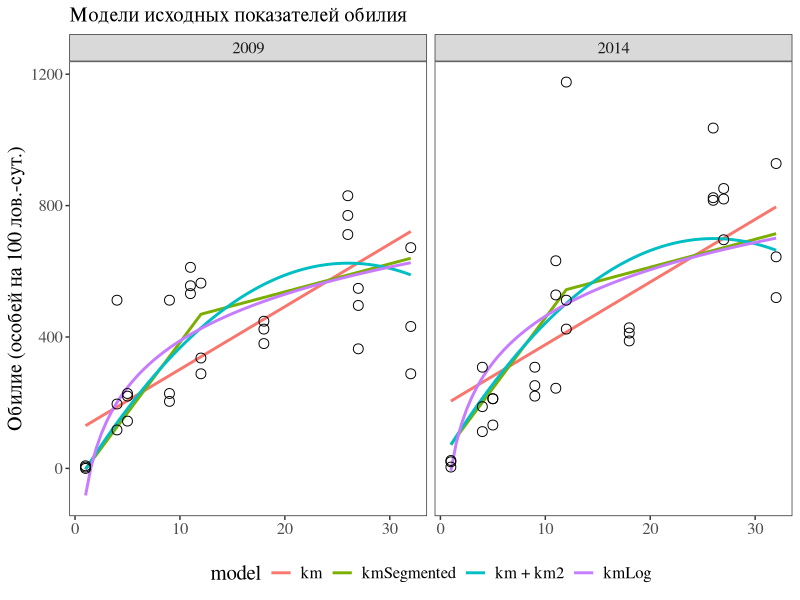
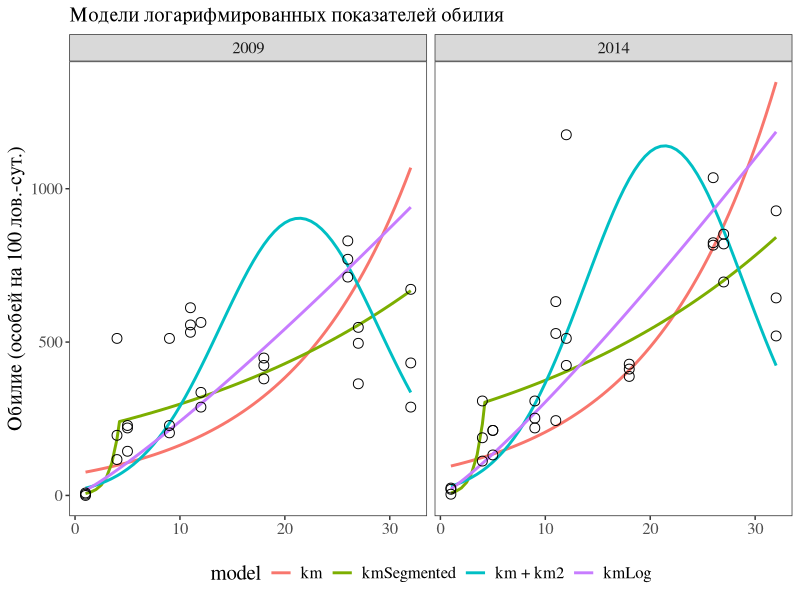
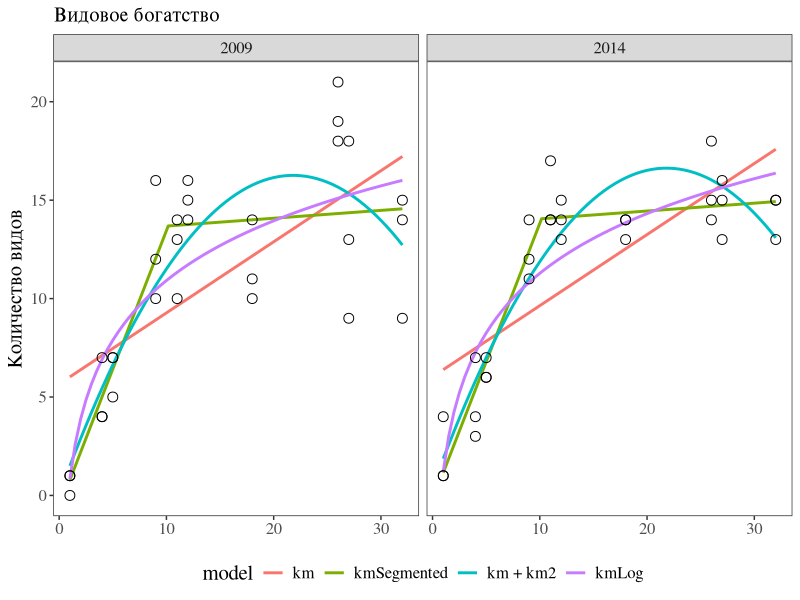
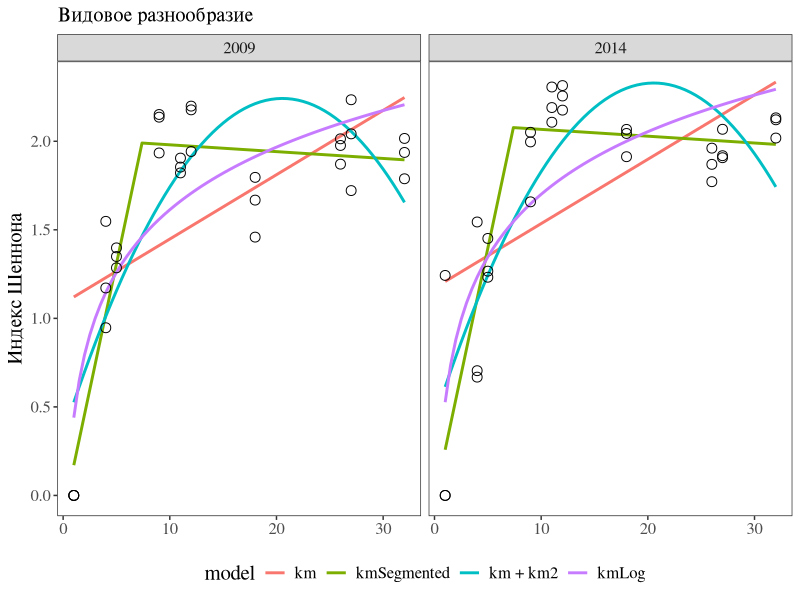
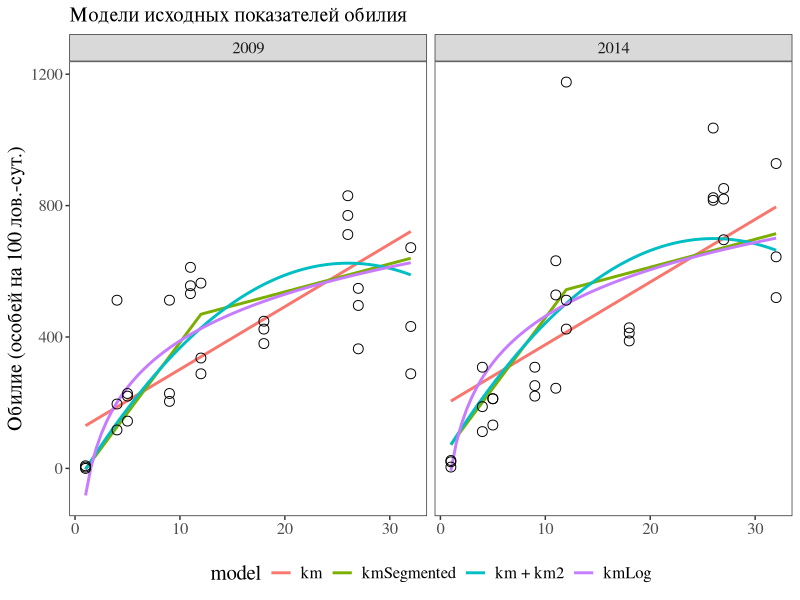
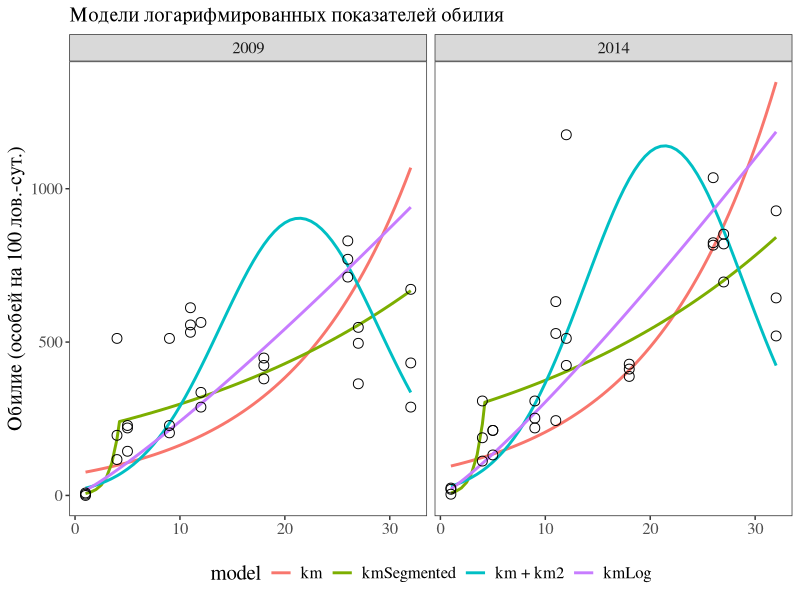
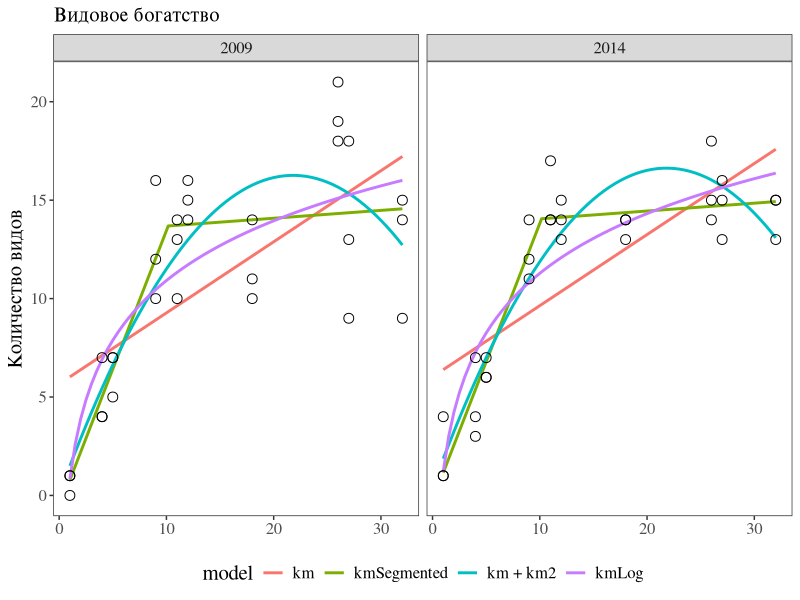
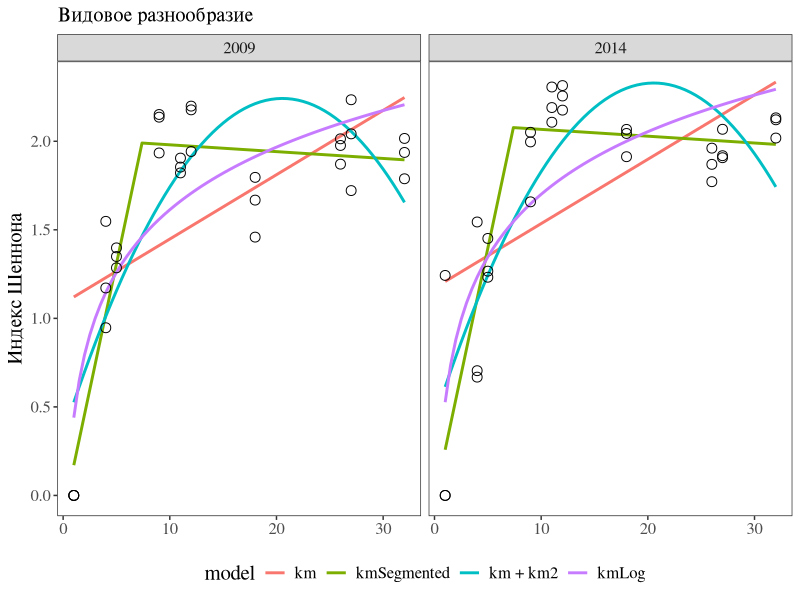

Generate these figures, in order, with R:
# Data load ---------------------------------------------------------------
library(tidyverse)
theme_set(
    theme_bw() +
        theme(
            text = element_text(family = "serif", size = 15),
            legend.position = "bottom"
        )
)
L <- c("фон_2009", "фон_2014", "буф_2009", "буф_2014", "имп_2009", "имп_2014")
long <- readxl::read_excel("Data/Carabidae_25.01.2023.xlsx", 
                           sheet = "main_data") %>% 
    select(-duration, -traps) %>% 
    arrange(desc(site), taxa) %>% # -taxa
    mutate(tur = factor(tur), 
           site = fct_inorder(site),
           zone = substr(zone, 1, 3),
           zone4 = factor(zone, levels = c("fon", "buf", "imp", "sup")),
           zone3 = fct_collapse(zone4, imp = c("imp", "sup")),
           km = str_extract(site, "[:digit:]{1,}"),
           km = as.numeric(km), 
           year = as.factor(year), 
           .after = "site")

# 1 = turs 1 and 2 are united
wide1 <- long %>% # div2 - turs are united
    select(-num, -tur) %>% 
    pivot_wider(names_from = taxa, 
                values_from = abu, 
                # quantitative vartiables come from abundance (inds. per 100 trap-days)
                values_fn = sum, values_fill = 0) %>% 
    select(-no_insects)
# 1 = turs 1 and 2 are united
div1 <- tibble(wide1[,1:7], 
               abu = apply(wide1[,8:ncol(wide1)], 1, sum),
               nsp = apply(wide1[,8:ncol(wide1)], 1, function(a){length(a[a>0])}),
               shan= vegan::diversity(wide1[,8:ncol(wide1)], 
                                      MARGIN = 1, index = "shannon", base = exp(1))
) %>% 
    mutate(km2 = km^2, kmLog = log(km), abuLog = log(abu+1), .after = km)


# Models template ---------------------------------------------------------
models_fit <- function(formulas){
fits <- tibble(ff = formulas) %>% 
    split(1:nrow(.)) %>% 
    lapply(function(a){ 
        if(str_detect(a$ff, "Segmented")){
            #######
            segmented::segmented(lm(
                str_replace_all(a$ff, "Segmented", ""), 
                data = div1), seg.Z = ~km)
            #######
        } else {
            lm(formula = a$ff, data = div1)
        }
    }) %>% 
    tibble(ff = formulas, fit = .)
pred <- seq(1, 32, by = 0.5) %>% 
    c(fits$fit[[2]]$psi[2]) %>% 
    sort() %>% 
    unique() %>%
    expand_grid(
        year = factor(c(2009, 2014)), 
        km = .) %>%
    mutate(
        km2 = km^2, 
        kmLog = log(km)
        # zone = case_when(km < 3 ~ "sup", km < 7 ~ "imp", 
        #                  km < 22 ~ "buf", TRUE ~ "fon"), 
        # zone4 = factor(zone, levels = c("fon", "buf", "imp", "sup")),
        # zone3 = fct_collapse(zone4, imp = c("imp", "sup")),
    ) %>% 
    mutate(
        linear    = predict(fits$fit[[1]], .),
        segmented = predict(fits$fit[[2]], .),
        nonlinear = predict(fits$fit[[3]], .), 
        logarithm = predict(fits$fit[[4]], .)
    ) %>% 
    select(-km2, -kmLog)
if(str_detect(toupper(formulas[1]), "LOG")) {
    pred <- pred %>% 
        mutate_at(3:ncol(.), exp)
}
pred <- pred %>% 
    `colnames<-`(c("year", "km", formulas)) %>% 
    pivot_longer(names_to = "model", values_to = "abu", -c("year", "km"))
pred$model <-  map_chr(str_split(pred$model, "year \\+ "), ~.x[2])
pred <- pred %>% 
    mutate(model = factor(model, 
        levels = c("km", "kmSegmented", "km + km2", "kmLog")) # "zone3", "zone4", 
    ) %>% 
    split(.$model)

fits %>% 
    pull(fit) %>% 
    lapply(function(a){
        tibble(
            aic = AIC(a), 
            r2 = summary(a)$adj.r.squared, 
            sh.test = round(shapiro.test(a$residuals)$p.value, 4)
        ) 
    }) %>% 
    map_df(rbind) %>% 
    tibble(fits, .) %>% 
    mutate(d = pred)
}

model_viz <- function(df, yy){
    div1 %>% 
        rename(yy = which(colnames(div1)==yy)) %>% 
        ggplot(aes(x = km, y = yy)) + 
        geom_line(aes(km, abu, color = model), data = map_dfr(df$d, rbind), 
                  linewidth = 1) + 
        geom_point(shape = 21, size = 3) + 
        facet_wrap(~year, scales = "fixed", ncol = 2) +
        theme(panel.grid = element_blank()) +
        guides(fill="none") 
}

res <- list()

# Abundance ---------------------------------------------------------------
res$abundance <- c("km", "kmSegmented", "km + km2", "kmLog") %>% # "zone3", "zone4", 
    paste0("abu ~ year + ", .) %>% 
    models_fit()
res$abundance
model_viz(res$abundance, "abu") + 
    labs(x = NULL, y = "Обилие (особей на 100 лов.-сут.)", 
         subtitle = "Модели исходных показателей обилия")

ggsave("1a. Abundance.png", height = 8, width = 11, dpi = 600)

# Abundance LLOG -----------------------------------------------------------
res$abundance_log <- c("km", "kmSegmented", "km + km2", "kmLog") %>% # "zone3", "zone4", 
    paste0("abuLog ~ year + ", .) %>% 
    models_fit()
res$abundance_log
model_viz(res$abundance_log, "abu") + 
    labs(x = NULL, y = "Обилие (особей на 100 лов.-сут.)", 
         subtitle = "Модели логарифмированных показателей обилия")
ggsave("1b. Abundance_log.png", height = 8, width = 11, dpi = 600)

# N_species ---------------------------------------------------------------
res$nsp <- c("km", "kmSegmented", "km + km2", "kmLog") %>% # "zone3", "zone4", 
    paste0("nsp ~ year + ", .) %>% 
    models_fit()
res$nsp
model_viz(res$nsp, "nsp") + 
    labs(x = NULL, y = "Количество видов",
         subtitle = "Видовое богатство")

ggsave("2. n_species.png", height = 8, width = 11, dpi = 600)

# Shannon -----------------------------------------------------------------
res$shan <- c("km", "kmSegmented", "km + km2", "kmLog") %>% # "zone3", "zone4",
    paste0("shan ~ year + ", .) %>% 
    models_fit()
res$shan
model_viz(res$shan, "shan") + 
    labs(x = NULL, y = "Индекс Шеннона",
         subtitle = "Видовое разнообразие")
ggsave("3. Shannon.png", height = 8, width = 11, dpi = 600)

# final export ------------------------------------------------------------
res %>% 
    map(~select(.x, -d, -fit)) %>% 
    writexl::write_xlsx(paste0("models_", Sys.Date(), ".xlsx"))
